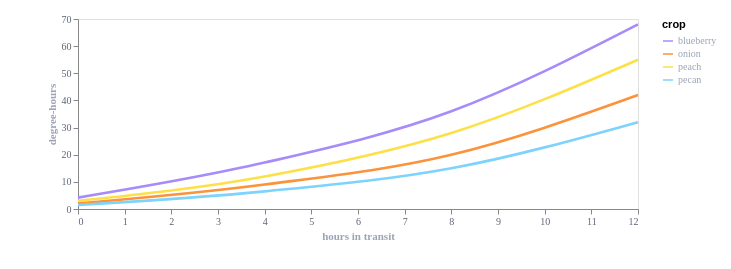

Vega-Lite specification stored for this chart:
### Vega-Lite specification from a JSON file in a GitHub repository (floating-point values rounded to 4 significant figures)
{"$schema": "https://vega-lite.github.io/schema/vega-lite/v5.json", "description": "PeachState CoolChain — Q10 spoilage degree-hour curves (Scene 3 Corridor). Canonical declarative spec; data binds to risk_data.json spoilage array. In-video SVG mirror lives in src/scenes/Corridor.tsx (deterministic); render standalone frames with `npm run vega:render`.", "width": 560, "height": 190, "padding": {"left": 46, "right": 14, "top": 14, "bottom": 28}, "data": {"name": "spoilage"}, "datasets": {"spoilage": [{"crop": "blueberry", "h": 0, "dh": 4.2}, {"crop": "blueberry", "h": 4, "dh": 17.1}, {"crop": "blueberry", "h": 8, "dh": 36.0}, {"crop": "blueberry", "h": 12, "dh": 68.0}, {"crop": "peach", "h": 0, "dh": 3.0}, {"crop": "peach", "h": 4, "dh": 12.0}, {"crop": "peach", "h": 8, "dh": 28.0}, {"crop": "peach", "h": 12, "dh": 55.0}, {"crop": "onion", "h": 0, "dh": 2.0}, {"crop": "onion", "h": 4, "dh": 9.0}, {"crop": "onion", "h": 8, "dh": 20.0}, {"crop": "onion", "h": 12, "dh": 42.0}, {"crop": "pecan", "h": 0, "dh": 1.5}, {"crop": "pecan", "h": 4, "dh": 6.5}, {"crop": "pecan", "h": 8, "dh": 15.0}, {"crop": "pecan", "h": 12, "dh": 32.0}]}, "layer": [{"mark": {"type": "line", "strokeWidth": 2.6, "interpolate": "monotone"}, "encoding": {"x": {"field": "h", "type": "quantitative", "title": "hours in transit", "axis": {"grid": true, "gridColor": "rgba(253,246,227,0.06)", "labelColor": "#5C6678", "titleColor": "#9AA4B5", "labelFont": "JetBrains Mono", "titleFont": "JetBrains Mono"}}, "y": {"field": "dh", "type": "quantitative", "title": "degree-hours", "axis": {"grid": true, "gridColor": "rgba(253,246,227,0.06)", "labelColor": "#5C6678", "titleColor": "#9AA4B5", "labelFont": "JetBrains Mono", "titleFont": "JetBrains Mono"}}, "color": {"field": "crop", "type": "nominal", "scale": {"range": ["#A78BFA", "#FB923C", "#FDE047", "#7DD3FC"]}, "legend": {"labelColor": "#9AA4B5", "labelFont": "JetBrains Mono"}}}}], "background": "transparent"}
